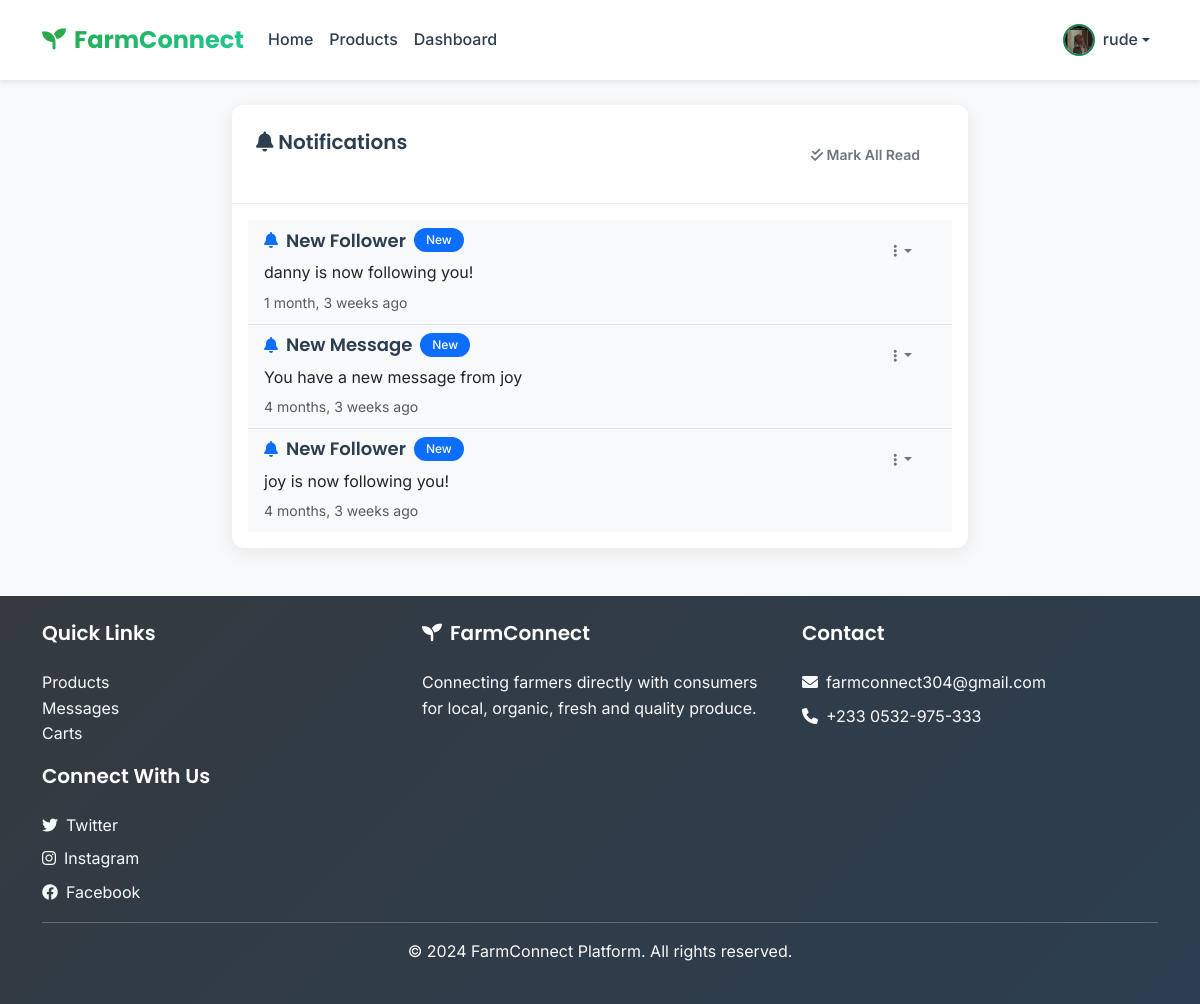
Page /messaging/notifications/ (signed in) on the earlier database version.
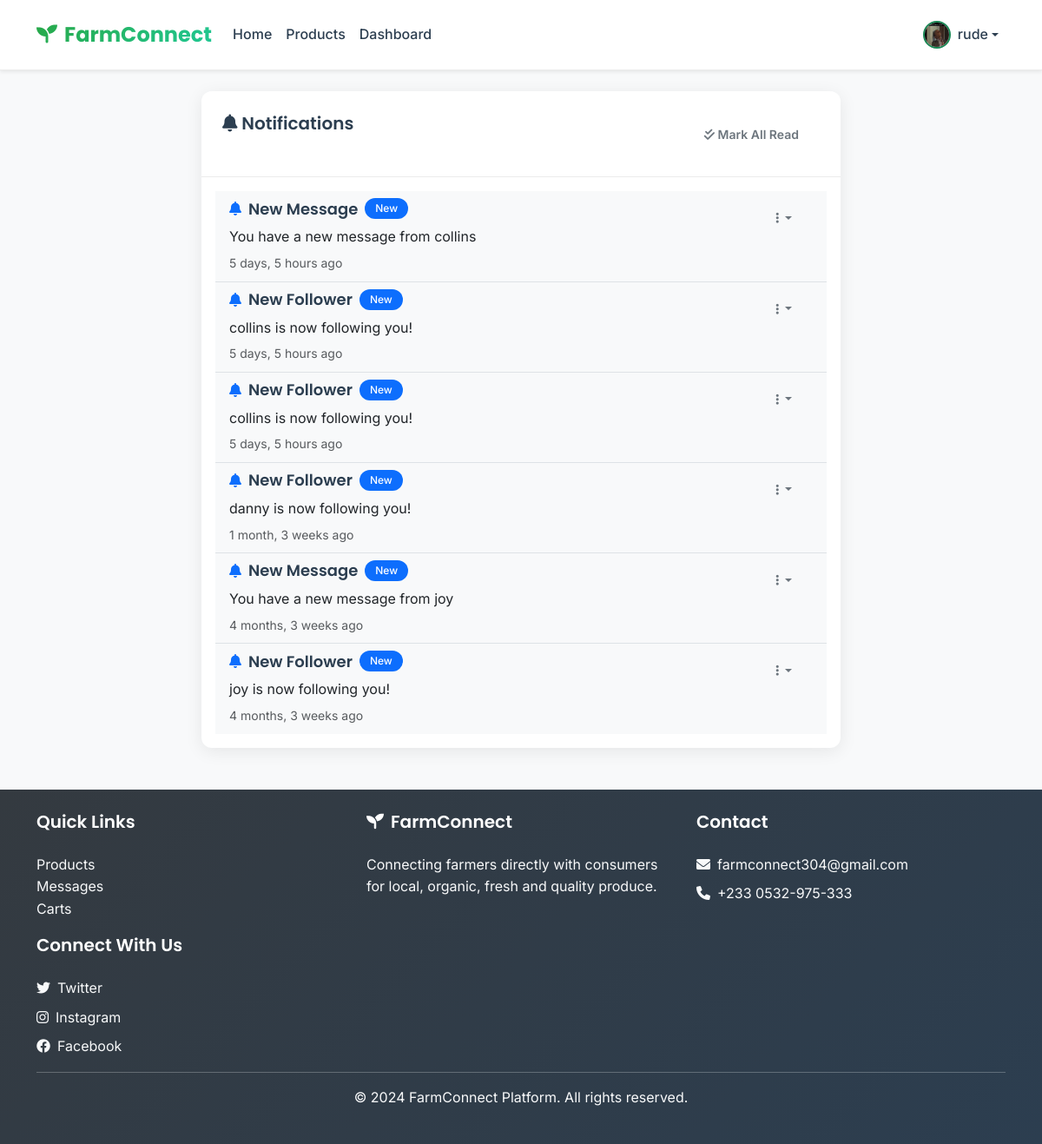
Same page on the later database version.
### accounts/models.py (models this page shows, shortened)
class User(AbstractUser):
    USER_TYPE_CHOICES = (
        ('customer', 'Customer'),
        ('farmer', 'Farmer'),
    )
    user_type = models.CharField(max_length=10, choices=USER_TYPE_CHOICES)
    phone_regex = RegexValidator(regex=r'^\+?1?\d{9,15}$', message="Phone number must be entered in the format: '+999999999'. Up to 15 digits allowed.")
    phone = models.CharField(validators=[phone_regex], max_length=17, blank=True)
    age = models.PositiveIntegerField(null=True, blank=True)
    location = models.CharField(max_length=255, blank=True)
    profile_picture = models.ImageField(upload_to='profile_pics/', null=True, blank=True)
    created_at = models.DateTimeField(auto_now_add=True)
    updated_at = models.DateTimeField(auto_now=True)

### messaging/models.py (models this page shows, shortened)
class Notification(models.Model):
    NOTIFICATION_TYPES = (
        ('order_confirmed', 'Order Confirmed'),
        ('order_shipped', 'Order Shipped'),
        ('order_delivered', 'Order Delivered'),
        ('new_follower', 'New Follower'),
        ('new_message', 'New Message'),
        ('new_review', 'New Review'),
        ('new_product', 'New Product from Followed Farmer'),
    )
    user = models.ForeignKey(settings.AUTH_USER_MODEL, on_delete=models.CASCADE, related_name='notifications')
    notification_type = models.CharField(max_length=20, choices=NOTIFICATION_TYPES)
    title = models.CharField(max_length=200)
    message = models.TextField()
    is_read = models.BooleanField(default=False)
    created_at = models.DateTimeField(auto_now_add=True)
    class Meta:
        ordering = ['-created_at']

### messaging/views.py (the view)
# urls.py: path('notifications/', views.NotificationListView.as_view(), name='notifications'),
class NotificationListView(LoginRequiredMixin, ListView):
    model = Notification
    template_name = 'messaging/notifications.html'
    context_object_name = 'notifications'
    paginate_by = 20
    def get_queryset(self):
        return Notification.objects.filter(user=self.request.user).order_by('-created_at')

### templates/messaging/notifications.html (shortened to what this page needs)
{% extends 'base.html' %}
{% block content %}
<div class="container my-4">
    <div class="row">
        <div class="col-lg-8 mx-auto">
            <div class="card">
                <div class="card-header d-flex justify-content-between align-items-center">
                    <h5><i class="fas fa-bell"></i> Notifications</h5>
                    {% if notifications %}
                        <button class="btn btn-outline-secondary btn-sm" onclick="markAllAsRead()">
                            <i class="fas fa-check-double"></i> Mark All Read
                        </button>
                    {% endif %}
                </div>
                <div class="card-body">
                    {% if notifications %}
                        <div class="list-group list-group-flush">
                            {% for notification in notifications %}
                                <div class="list-group-item {% if not notification.is_read %}bg-light{% endif %} notification-item" data-id="{{ notification.id }}">
                                    <div class="d-flex justify-content-between align-items-start">
                                        <div class="flex-grow-1">
                                            <div class="d-flex align-items-center mb-2">
                                                <i class="fas fa-{% if notification.type == 'message' %}comment{% elif notification.type == 'order' %}shopping-cart{% elif notification.type == 'follow' %}heart{% elif notification.type == 'review' %}star{% else %}bell{% endif %} text-primary me-2"></i>
                                                <h6 class="mb-0">{{ notification.title }}</h6>
                                                {% if not notification.is_read %}
                                                    <span class="badge bg-primary ms-2">New</span>
                                                {% endif %}
                                            </div>
                                            <p class="mb-1">{{ notification.message }}</p>
                                            <small class="text-muted">{{ notification.created_at|timesince }} ago</small>
                                        </div>
                                        <div class="dropdown">
                                            <button class="btn btn-sm btn-outline-secondary dropdown-toggle" type="button" data-bs-toggle="dropdown">
                                                <i class="fas fa-ellipsis-v"></i>
                                            </button>
                                        </div>
                                    </div>
                                </div>
                            {% endfor %}
                        </div>
                    {% else %}
                        <div class="text-center py-5">
                            <i class="fas fa-bell-slash fa-4x text-muted mb-3"></i>
                            <h5>No notifications</h5>
                            <p class="text-muted">You're all caught up! New notifications will appear here.</p>
                        </div>
                    {% endif %}
                </div>
            </div>
        </div>
    </div>
</div>
{% endblock %}

### templates/base.html (shortened to what this page needs)
{% load static %}
<!DOCTYPE html>
<html lang="en">
<head>
    <link href="https://cdn.jsdelivr.net/npm/bootstrap@5.3.0/dist/css/bootstrap.min.css" rel="stylesheet">
    <link href="https://cdnjs.cloudflare.com/ajax/libs/font-awesome/6.0.0/css/all.min.css" rel="stylesheet">
    <link href="{% static 'css/premium.css' %}" rel="stylesheet">
    <link href="{% static 'css/main.css' %}" rel="stylesheet">
    <link href="{% static 'css/animations.css' %}" rel="stylesheet">
</head>
<body>
    <nav class="navbar navbar-expand-lg navbar-light bg-light shadow-sm">
        <div class="container">
            <a class="navbar-brand" href="{% url 'accounts:home' %}">
                <i class="fas fa-seedling me-2"></i>FarmConnect
            </a>
            <div class="collapse navbar-collapse" id="navbarNav">
                <ul class="navbar-nav me-auto">
                    <li class="nav-item">
                        <a class="nav-link" href="{% url 'accounts:home' %}">Home</a>
                    </li>
                    {% if user.is_authenticated %}
                        <li class="nav-item">
                            <a class="nav-link" href="{% url 'products:product_list' %}">Products</a>
                        </li>
                        {% if user.user_type == 'farmer' %}
                            <li class="nav-item">
                                <a class="nav-link" href="{% url 'products:farmer_dashboard' %}">Dashboard</a>
                            </li>
                        {% endif %}
                    {% endif %}
                </ul>
                <ul class="navbar-nav">
                    {% if user.is_authenticated %}
                        <li class="nav-item dropdown">
                            <a class="nav-link dropdown-toggle d-flex align-items-center" href="#" id="navbarDropdown" role="button" data-bs-toggle="dropdown" aria-expanded="false">
                                {% if user.profile_picture %}
                                    <img src="{{ user.profile_picture.url }}" class="rounded-circle me-2 border border-2 border-success" width="32" height="32" alt="Profile">
                                {% else %}
                                    <div class="rounded-circle bg-success d-flex align-items-center justify-content-center me-2" style="width: 32px; height: 32px;">
                                        <i class="fas fa-user text-white"></i>
                                    </div>
                                {% endif %}
                                <span class="d-none d-sm-inline">{{user.first_name }}</span>
                            </a>
                        </li>
                    {% endif %}
                </ul>
            </div>
        </div>
    </nav>
    <main>
        {% block content %}
        {% endblock %}
    </main>
    <footer class="bg-dark text-light py-4 mt-5">
        <div class="container">
            <div class="row">
                {% if user.is_authenticated %}
                <div class="col-md-4">
                    <h5>Quick Links</h5>
                    <ul class="list-unstyled">
                        <li><a href="{% url 'products:product_list' %}" class="text-light text-decoration-none">Products</a></li>
                        <li><a href="{% url 'messaging:conversation_list' %}" class="text-light text-decoration-none">Messages</a></li>
                        <li><a href="{% url 'orders:cart' %}" class="text-light text-decoration-none">Carts</a></li>
                    </ul>
                </div>
                {% endif %}
                <div class="col-md-4 mb-4 mb-md-0">
                    <h5><i class="fas fa-seedling me-2"></i>FarmConnect</h5>
                    <p>Connecting farmers directly with consumers for local, organic, fresh and quality produce.</p>
                </div>
                <div class="col-md-4 mb-4 mb-md-0">
                    <h5>Contact</h5>
                    <p class="mb-2"><i class="fas fa-envelope me-2"></i>farmconnect304@gmail.com</p>
                    <p class="mb-0"><i class="fas fa-phone me-2"></i>+233 0532-975-333</p>
                </div>
                <div class="col-md-4">
                    <h5>Connect With Us</h5>
                    <div class="d-flex flex-column gap-2">
                        <a href="#" class="social-icon text-light text-decoration-none">
                            <i class="fab fa-twitter me-2"></i>Twitter
                        </a>
                        <a href="#" class="social-icon text-light text-decoration-none">
                            <i class="fab fa-instagram me-2"></i>Instagram
                        </a>
                        <a href="#" class="social-icon text-light text-decoration-none">
                            <i class="fab fa-facebook me-2"></i>Facebook
                        </a>
                    </div>
                </div>
            </div>
            <hr>
            <div class="text-center">
                <p>&copy; 2024 FarmConnect Platform. All rights reserved.</p>
            </div>
        </div>
    </footer>
</body>
</html>

### static/css/premium.css (style rules this page uses)
:root { --primary-green: #1a5f3f; --secondary-green: #2d8659; --accent-green: #4caf50; --light-green: #e8f5e8; --success-color: #28a745; --dark-gray: #2c3e50; --medium-gray: #6c757d; --light-gray: #f8f9fa; --white: #ffffff; --gradient-primary: linear-gradient(135deg, var(--primary-green), var(--secondary-green)); --gradient-accent: linear-gradient(135deg, var(--accent-green), var(--success-color)); --gradient-hero: linear-gradient(135deg, #1a5f3f 0%, #2d8659 50%, #4caf50 100%); --shadow-sm: 0 2px 4px rgba(0, 0, 0, 0.08); --shadow-md: 0 4px 12px rgba(0, 0, 0, 0.12); --shadow-lg: 0 8px 24px rgba(0, 0, 0, 0.16); --shadow-xl: 0 12px 32px rgba(0, 0, 0, 0.20); --font-primary: 'Inter', -apple-system, BlinkMacSystemFont, 'Segoe UI', Roboto, sans-serif; --font-heading: 'Poppins', -apple-system, BlinkMacSystemFont, 'Segoe UI', Roboto, sans-serif; --font-mono: 'Fira Code', 'Courier New', monospace; --spacing-xs: 0.25rem; --spacing-sm: 0.5rem; --spacing-md: 1rem; --spacing-lg: 1.5rem; --spacing-xl: 2rem; --spacing-2xl: 3rem; --radius-sm: 0.375rem; --radius-md: 0.5rem; --radius-lg: 0.75rem; --radius-xl: 1rem; --radius-2xl: 1.5rem; --transition-fast: 0.15s ease; --transition-normal: 0.25s ease; --transition-slow: 0.35s ease; }
body { font-family: var(--font-primary); font-weight: 400; line-height: 1.6; color: var(--dark-gray); background-color: var(--light-gray); position: relative; z-index: 1; }
main, .container-fluid, .container { position: relative; z-index: 1; }
h1, h2, h3, h4, h5, h6 { font-family: var(--font-heading); font-weight: 600; line-height: 1.3; color: var(--dark-gray); margin-bottom: var(--spacing-lg); }
h5 { font-size: 1.25rem; font-weight: 600; }
h6 { font-size: 1.125rem; font-weight: 600; }
.btn { font-family: var(--font-primary); font-weight: 500; border-radius: var(--radius-md); transition: all var(--transition-normal); border: none; position: relative; overflow: hidden; }
.btn::before { content: ''; position: absolute; top: 0; left: -100%; width: 100%; height: 100%; background: linear-gradient(90deg, transparent, rgba(255, 255, 255, 0.2), transparent); transition: left var(--transition-slow); }
.card { border: none; border-radius: var(--radius-lg); box-shadow: var(--shadow-sm); transition: all var(--transition-normal); overflow: hidden; background: var(--white); }
.card::before { content: ''; position: absolute; top: 0; left: 0; right: 0; height: 4px; background: var(--gradient-primary); opacity: 0; transition: opacity var(--transition-normal); }
.card-header { background: var(--white); border-bottom: 1px solid rgba(0, 0, 0, 0.08); font-weight: 600; padding: var(--spacing-lg); }
.navbar { background: rgba(255, 255, 255, 0.95) !important; backdrop-filter: blur(20px); border-bottom: 1px solid rgba(0, 0, 0, 0.08); padding: var(--spacing-md) 0; transition: all var(--transition-normal); z-index: 1030; position: relative; }
.navbar-brand { font-family: var(--font-heading); font-weight: 700; font-size: 1.5rem; background: var(--gradient-primary); -webkit-background-clip: text; -webkit-text-fill-color: transparent; background-clip: text; transition: all var(--transition-normal); }
.nav-link { font-weight: 500; color: var(--dark-gray) !important; padding: var(--spacing-sm) var(--spacing-md); border-radius: var(--radius-md); transition: all var(--transition-normal); position: relative; }
.dropdown { position: relative; }
footer { background: var(--dark-gray); color: var(--white); padding: var(--spacing-2xl) 0 var(--spacing-lg); }
footer h5 { color: var(--white); margin-bottom: var(--spacing-lg); }
footer a { color: rgba(255, 255, 255, 0.8); text-decoration: none; transition: color var(--transition-fast); }

### templates/base.html (style rules this page uses)
.navbar-brand { font-weight: bold; color: #28a745 !important; }
.social-icon { text-decoration: none; }
.btn { min-height: 44px; touch-action: manipulation; }

Differences in the rows shown:
added Notification: title "New Message", is_read "New", message "You have a new message from collins", created_at "5 days, 5 hours"
added Notification: title "New Follower", is_read "New", message "collins is now following you!", created_at "5 days, 5 hours"
added Notification: title "New Follower", is_read "New", message "collins is now following you!", created_at "5 days, 5 hours"
